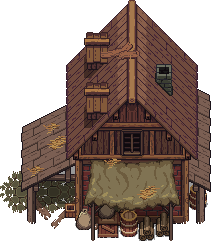
#> input picture assets/art/buildings/house_00.png, 211 x 241 px; its folder holds only this picture in this run
$ python palette_from_game.py
#> lines starting #> are read from the running program, lines starting #| are printed output that depends on the picture
#!/usr/bin/env python3
"""palette_from_game.py - derive the map palette from the game's own art.

The owner's verdict on five rejected maps was that they "don't look like the
game". They were right, and the cause was simple: I invented a palette each
time. A map that belongs to a game is painted in that game's colours, so this
reads the actual sprites - the half-timbered houses, the foliage, the terrain
sheets - and reports the dominant colours of each material.

Usage:  python tools/chart/palette_from_game.py [--json out.json]
"""

import argparse
import colorsys
import json
from collections import Counter
from pathlib import Path

import numpy as np
from PIL import Image

ROOT = Path(__file__).resolve().parents[2]
ART = ROOT / "assets" / "art"

# What to sample, and which band of each sprite is that material. Houses are
# read in two bands because the roof and the wall are different materials and
# averaging them gives a muddy brown that is neither.
GROUPS = {
    "roof":    [("buildings/house_%02d.png" % i, (0.00, 0.42)) for i in range(8)],
    "wall":    [("buildings/house_%02d.png" % i, (0.55, 0.95)) for i in range(8)],
    "foliage": [("vegetation/plant_%02d.png" % i, (0.00, 0.80))
                for i in (0, 1, 2, 3, 4, 5, 8)],
}
TERRAIN = ["terrain/cainos_grass.png", "terrain/cainos_stone_ground.png",
           "terrain/lpc_road_organic.png", "terrain/lpc_sea_organic.png"]


def top_colours(pixels, n=6):
    """Dominant colours, quantised so near-identical shades group together."""
    if len(pixels) == 0:
        return []
    # uint8 arithmetic silently wraps, which collapsed every material to a
    # single colour on the first run. Everything here is int.
    q = ((np.asarray(pixels, dtype=int) // 12) * 12)
    counts = Counter(map(tuple, q))
    out = []
    for rgb, c in counts.most_common(n * 4):
        if len(out) >= n:
            break
        # skip anything too close to one already taken
        if any(sum((int(a) - int(b)) ** 2 for a, b in zip(rgb, o[0])) < 900 for o in out):
            continue
        out.append((rgb, c))
    return out


def sample(rel, band):
#> called with rel = 'buildings/house_00.png', band = (0, 0.42)
    p = ART / rel
    if not p.exists():
        return np.zeros((0, 3), dtype=int)
    im = Image.open(p).convert("RGBA")
#> im is the input picture: PIL image 211x241 RGBA; mean R, G, B, A 141.5, 123.4, 115, 164.5
    a = np.asarray(im)
    h = a.shape[0]
#> h = 241
    y0, y1 = int(h * band[0]), max(int(h * band[1]), int(h * band[0]) + 1)
#> y0 = 0; y1 = 101
    a = a[y0:y1]
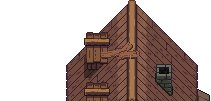
#> a: shape (101, 211, 4); mean R, G, B, A 183.9, 168.7, 163.9, 110.7; transparent parts drawn white
    rgb = a[..., :3].reshape(-1, 3)
    alpha = a[..., 3].reshape(-1)
    keep = alpha > 200
    rgb = rgb[keep]
    if len(rgb) == 0:
        return rgb
    lum = 0.299 * rgb[:, 0] + 0.587 * rgb[:, 1] + 0.114 * rgb[:, 2]
#> lum = 9252 values, max 132.9 at index 1636, min 11.95 at index 4762, mean 78.18
    # drop the near-black outline pixels, which every sprite has a lot of and
    # which would otherwise dominate every material
    return rgb[lum > 26]


def hexs(rgb):
    return "#%02x%02x%02x" % tuple(int(v) for v in rgb)


def report(name, pixels):
#> called with name = 'roof', pixels = array of shape (8974, 3)
    tops = top_colours(pixels)
    if not tops:
        print("  %-9s (no pixels)" % name)
        return []
    total = sum(c for _, c in tops)
    cols = []
    parts = []
    for rgb, c in tops:
        cols.append(hexs(rgb))
        parts.append("%s %4.1f%%" % (hexs(rgb), 100.0 * c / total))
    print("  %-9s %s" % (name, "  ".join(parts)))
    return cols


def main():
    ap = argparse.ArgumentParser()
    ap.add_argument("--json", default="")
    args = ap.parse_args()

    print("the game's own palette, read from its sprites")
    out = {}
    for name, items in GROUPS.items():
        px = np.concatenate([sample(rel, band) for rel, band in items]
                            or [np.zeros((0, 3), int)])
        out[name] = report(name, px)
#> pass 2 of the loop in main, `for name, items in GROUPS.items():`:
#> in sample (call 9), `a = a[y0:y1]`:
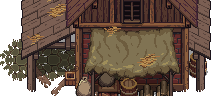
#> a: shape (96, 211, 4); mean R, G, B, A 101.5, 81.6, 68.1, 221.3; transparent parts drawn white
#> lum = 17525 values, max 197.5 at index 15441, min 9.72 at index 15479, mean 75.66
    for rel in TERRAIN:
        px = sample(rel, (0.0, 1.0))
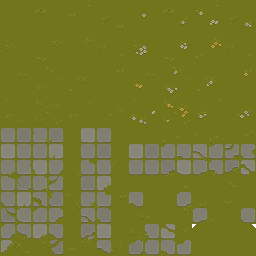
#> input picture assets/art/terrain/cainos_grass.png, 256 x 256 px
#> in sample, im is the input picture: PIL image 256x256 RGBA; mean R, G, B, A 117.2, 119.3, 45.3, 254.9
        out[Path(rel).stem] = report(Path(rel).stem, px)
#|   cainos_grass #6c6c18 84.4%  #78786c 13.9%  #606048  1.2%  #909084  0.2%  #a8a8a8  0.2%  #9c7848  0.1%
#> pass 2 of the loop in main, `for rel in TERRAIN:`:
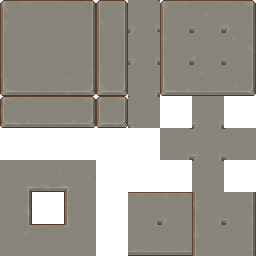
#> input picture assets/art/terrain/cainos_stone_ground.png, 256 x 256 px
#> in sample, im is the input picture: PIL image 256x256 RGBA; mean R, G, B, A 157.3, 154.6, 144.9, 198.9
#|   cainos_stone_ground #848478 95.0%  #543018  1.6%  #605448  1.6%  #6c6c60  1.2%  #9c9c90  0.7%

    # the single most useful number: what the whole game averages to, which is
    # the paper tone a map of it should sit on
    allpx = np.concatenate([sample(rel, b) for items in GROUPS.values()
                            for rel, b in items] or [np.zeros((0, 3), int)])
    if len(allpx):
        mean = allpx.mean(axis=0)
        h, l, s = colorsys.rgb_to_hls(*(mean / 255.0))
        print("\n  mean of all art  %s   hue %.0f deg  sat %.0f%%  light %.0f%%"
              % (hexs(mean), h * 360, s * 100, l * 100))
        out["mean"] = hexs(mean)

    if args.json:
        Path(args.json).write_text(json.dumps(out, indent=2), encoding="utf-8")
        print("\nwrote", args.json)


if __name__ == "__main__":
    main()
